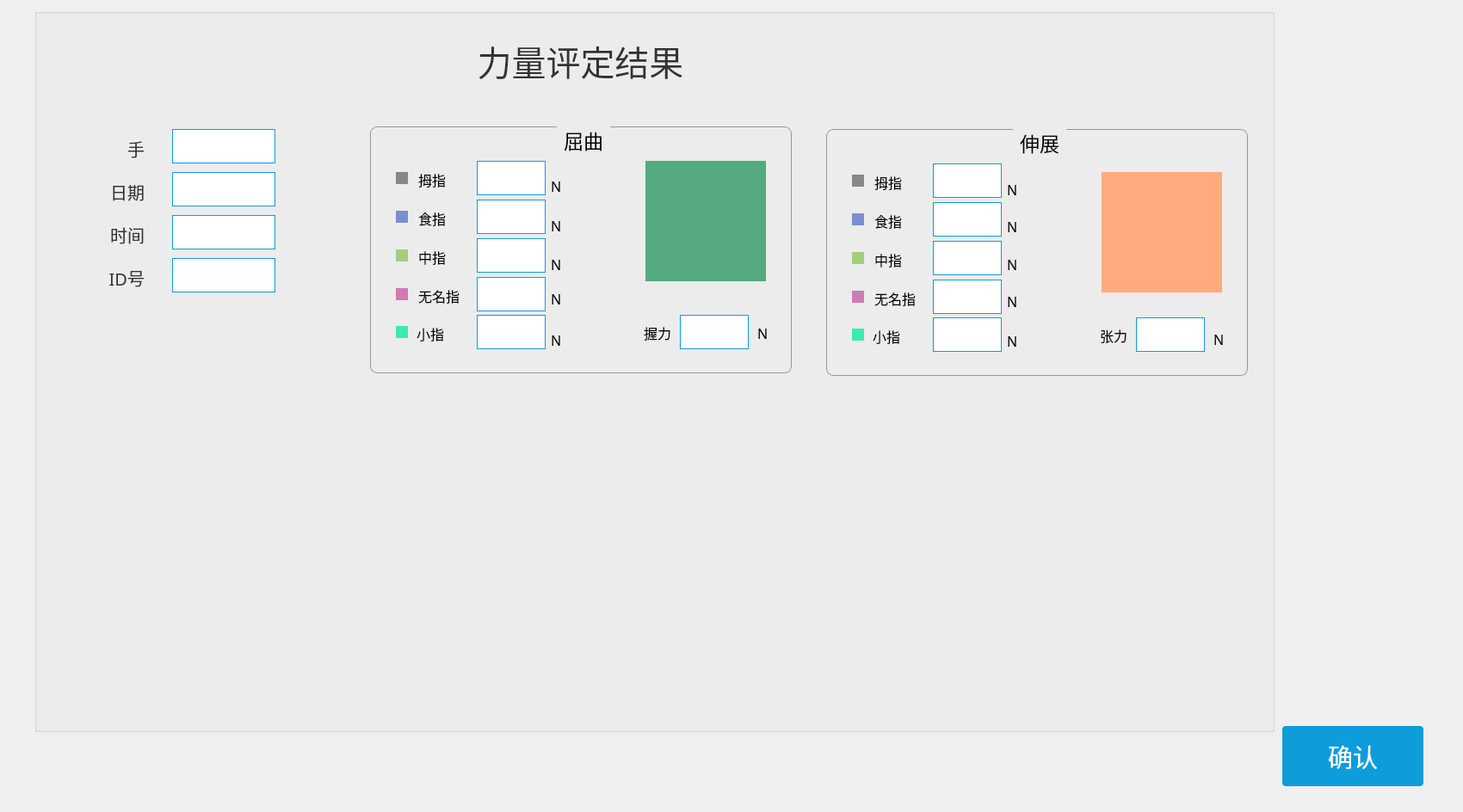
<?xml version="1.0" encoding="UTF-8"?>
<ui version="4.0">
 <class>StrengthEvaluationResult</class>
 <widget class="QWidget" name="StrengthEvaluationResult">
  <property name="geometry">
   <rect>
    <x>0</x>
    <y>0</y>
    <width>1700</width>
    <height>944</height>
   </rect>
  </property>
  <property name="windowTitle">
   <string>Form</string>
  </property>
  <widget class="QPushButton" name="finish_Btn">
   <property name="geometry">
    <rect>
     <x>1490</x>
     <y>844</y>
     <width>164</width>
     <height>70</height>
    </rect>
   </property>
   <property name="font">
    <font>
     <family>黑体</family>
     <pointsize>22</pointsize>
    </font>
   </property>
   <property name="styleSheet">
    <string notr="true">QPushButton{background: #0D9DDB;border-radius: 4px;color:white;}
QPushButton:hover{background: #1EAACF;border-radius: 4px;color:#333333;}</string>
   </property>
   <property name="text">
    <string>确认</string>
   </property>
  </widget>
  <widget class="QGroupBox" name="grab_GroupBox">
   <property name="geometry">
    <rect>
     <x>40</x>
     <y>10</y>
     <width>1441</width>
     <height>841</height>
    </rect>
   </property>
   <property name="title">
    <string/>
   </property>
   <widget class="QLabel" name="ID_Label">
    <property name="geometry">
     <rect>
      <x>160</x>
      <y>290</y>
      <width>120</width>
      <height>40</height>
     </rect>
    </property>
    <property name="font">
     <font>
      <family>黑体</family>
      <pointsize>17</pointsize>
     </font>
    </property>
    <property name="styleSheet">
     <string notr="true">background: #FFFFFF;
border: 1px solid #0D9DDB;</string>
    </property>
    <property name="text">
     <string/>
    </property>
   </widget>
   <widget class="QLabel" name="label_48">
    <property name="geometry">
     <rect>
      <x>50</x>
      <y>300</y>
      <width>78</width>
      <height>26</height>
     </rect>
    </property>
    <property name="font">
     <font>
      <family>黑体</family>
      <pointsize>15</pointsize>
     </font>
    </property>
    <property name="styleSheet">
     <string notr="true">color:#333333;</string>
    </property>
    <property name="text">
     <string>ID号</string>
    </property>
    <property name="alignment">
     <set>Qt::AlignRight|Qt::AlignTrailing|Qt::AlignVCenter</set>
    </property>
   </widget>
   <widget class="QLabel" name="label_49">
    <property name="geometry">
     <rect>
      <x>50</x>
      <y>250</y>
      <width>78</width>
      <height>26</height>
     </rect>
    </property>
    <property name="font">
     <font>
      <family>黑体</family>
      <pointsize>15</pointsize>
     </font>
    </property>
    <property name="styleSheet">
     <string notr="true">color:#333333;</string>
    </property>
    <property name="text">
     <string>时间</string>
    </property>
    <property name="alignment">
     <set>Qt::AlignRight|Qt::AlignTrailing|Qt::AlignVCenter</set>
    </property>
   </widget>
   <widget class="QLabel" name="time_Label">
    <property name="geometry">
     <rect>
      <x>160</x>
      <y>240</y>
      <width>120</width>
      <height>40</height>
     </rect>
    </property>
    <property name="font">
     <font>
      <family>黑体</family>
      <pointsize>17</pointsize>
     </font>
    </property>
    <property name="styleSheet">
     <string notr="true">background: #FFFFFF;
border: 1px solid #0D9DDB;</string>
    </property>
    <property name="text">
     <string/>
    </property>
   </widget>
   <widget class="QLabel" name="hand_Label">
    <property name="geometry">
     <rect>
      <x>160</x>
      <y>140</y>
      <width>120</width>
      <height>40</height>
     </rect>
    </property>
    <property name="font">
     <font>
      <family>黑体</family>
      <pointsize>17</pointsize>
     </font>
    </property>
    <property name="styleSheet">
     <string notr="true">background: #FFFFFF;
border: 1px solid #0D9DDB;</string>
    </property>
    <property name="text">
     <string/>
    </property>
   </widget>
   <widget class="QLabel" name="label_51">
    <property name="geometry">
     <rect>
      <x>50</x>
      <y>150</y>
      <width>78</width>
      <height>26</height>
     </rect>
    </property>
    <property name="font">
     <font>
      <family>黑体</family>
      <pointsize>15</pointsize>
     </font>
    </property>
    <property name="styleSheet">
     <string notr="true">color:#333333;</string>
    </property>
    <property name="text">
     <string>手</string>
    </property>
    <property name="alignment">
     <set>Qt::AlignRight|Qt::AlignTrailing|Qt::AlignVCenter</set>
    </property>
   </widget>
   <widget class="QLabel" name="label_50">
    <property name="geometry">
     <rect>
      <x>50</x>
      <y>200</y>
      <width>78</width>
      <height>26</height>
     </rect>
    </property>
    <property name="font">
     <font>
      <family>黑体</family>
      <pointsize>15</pointsize>
     </font>
    </property>
    <property name="styleSheet">
     <string notr="true">color:#333333;</string>
    </property>
    <property name="text">
     <string>日期</string>
    </property>
    <property name="alignment">
     <set>Qt::AlignRight|Qt::AlignTrailing|Qt::AlignVCenter</set>
    </property>
   </widget>
   <widget class="QLabel" name="date_Label">
    <property name="geometry">
     <rect>
      <x>160</x>
      <y>190</y>
      <width>120</width>
      <height>40</height>
     </rect>
    </property>
    <property name="font">
     <font>
      <family>黑体</family>
      <pointsize>17</pointsize>
     </font>
    </property>
    <property name="styleSheet">
     <string notr="true">background: #FFFFFF;
border: 1px solid #0D9DDB;</string>
    </property>
    <property name="text">
     <string/>
    </property>
   </widget>
   <widget class="QGroupBox" name="curvature_GroupBox">
    <property name="geometry">
     <rect>
      <x>390</x>
      <y>137</y>
      <width>490</width>
      <height>287</height>
     </rect>
    </property>
    <property name="font">
     <font>
      <family>黑体</family>
      <pointsize>17</pointsize>
     </font>
    </property>
    <property name="styleSheet">
     <string notr="true">#curvature_GroupBox{border-radius: 8px;
border: 1px solid #979797;
margin-top:4ex;}
#curvature_GroupBox::title{subcontrol-origin:margin;
subcontrol-position:top center;
padding:0 5px;}</string>
    </property>
    <property name="title">
     <string>屈曲</string>
    </property>
    <widget class="QLabel" name="label_2">
     <property name="geometry">
      <rect>
       <x>30</x>
       <y>53</y>
       <width>14</width>
       <height>14</height>
      </rect>
     </property>
     <property name="styleSheet">
      <string notr="true">background: #888888;</string>
     </property>
     <property name="text">
      <string/>
     </property>
    </widget>
    <widget class="QLabel" name="label_3">
     <property name="geometry">
      <rect>
       <x>56</x>
       <y>52</y>
       <width>61</width>
       <height>20</height>
      </rect>
     </property>
     <property name="font">
      <font>
       <family>黑体</family>
       <pointsize>12</pointsize>
      </font>
     </property>
     <property name="text">
      <string>拇指</string>
     </property>
    </widget>
    <widget class="QLabel" name="thumbQ_Label">
     <property name="geometry">
      <rect>
       <x>124</x>
       <y>40</y>
       <width>80</width>
       <height>40</height>
      </rect>
     </property>
     <property name="font">
      <font>
       <family>黑体</family>
       <pointsize>17</pointsize>
      </font>
     </property>
     <property name="styleSheet">
      <string notr="true">background: #FFFFFF;
border: 1px solid #0D9DDB;</string>
     </property>
     <property name="text">
      <string/>
     </property>
    </widget>
    <widget class="QLabel" name="label_4">
     <property name="geometry">
      <rect>
       <x>210</x>
       <y>59</y>
       <width>21</width>
       <height>21</height>
      </rect>
     </property>
     <property name="font">
      <font>
       <family>黑体</family>
       <pointsize>12</pointsize>
      </font>
     </property>
     <property name="text">
      <string>N</string>
     </property>
    </widget>
    <widget class="QLabel" name="forefingerQ_Label">
     <property name="geometry">
      <rect>
       <x>124</x>
       <y>85</y>
       <width>80</width>
       <height>40</height>
      </rect>
     </property>
     <property name="font">
      <font>
       <family>黑体</family>
       <pointsize>17</pointsize>
      </font>
     </property>
     <property name="styleSheet">
      <string notr="true">background: #FFFFFF;
border: 1px solid #0D9DDB;</string>
     </property>
     <property name="text">
      <string/>
     </property>
    </widget>
    <widget class="QLabel" name="label_6">
     <property name="geometry">
      <rect>
       <x>56</x>
       <y>97</y>
       <width>61</width>
       <height>20</height>
      </rect>
     </property>
     <property name="font">
      <font>
       <family>黑体</family>
       <pointsize>12</pointsize>
      </font>
     </property>
     <property name="text">
      <string>食指</string>
     </property>
    </widget>
    <widget class="QLabel" name="label_7">
     <property name="geometry">
      <rect>
       <x>210</x>
       <y>105</y>
       <width>21</width>
       <height>21</height>
      </rect>
     </property>
     <property name="font">
      <font>
       <family>黑体</family>
       <pointsize>12</pointsize>
      </font>
     </property>
     <property name="text">
      <string>N</string>
     </property>
    </widget>
    <widget class="QLabel" name="label_8">
     <property name="geometry">
      <rect>
       <x>30</x>
       <y>98</y>
       <width>14</width>
       <height>14</height>
      </rect>
     </property>
     <property name="styleSheet">
      <string notr="true">background: #7A8FD0;</string>
     </property>
     <property name="text">
      <string/>
     </property>
    </widget>
    <widget class="QLabel" name="middleFingerQ_Label">
     <property name="geometry">
      <rect>
       <x>124</x>
       <y>130</y>
       <width>80</width>
       <height>40</height>
      </rect>
     </property>
     <property name="font">
      <font>
       <family>黑体</family>
       <pointsize>17</pointsize>
      </font>
     </property>
     <property name="styleSheet">
      <string notr="true">background: #FFFFFF;
border: 1px solid #0D9DDB;</string>
     </property>
     <property name="text">
      <string/>
     </property>
    </widget>
    <widget class="QLabel" name="label_10">
     <property name="geometry">
      <rect>
       <x>56</x>
       <y>142</y>
       <width>61</width>
       <height>20</height>
      </rect>
     </property>
     <property name="font">
      <font>
       <family>黑体</family>
       <pointsize>12</pointsize>
      </font>
     </property>
     <property name="text">
      <string>中指</string>
     </property>
    </widget>
    <widget class="QLabel" name="label_11">
     <property name="geometry">
      <rect>
       <x>210</x>
       <y>150</y>
       <width>21</width>
       <height>21</height>
      </rect>
     </property>
     <property name="font">
      <font>
       <family>黑体</family>
       <pointsize>12</pointsize>
      </font>
     </property>
     <property name="text">
      <string>N</string>
     </property>
    </widget>
    <widget class="QLabel" name="label_12">
     <property name="geometry">
      <rect>
       <x>30</x>
       <y>143</y>
       <width>14</width>
       <height>14</height>
      </rect>
     </property>
     <property name="styleSheet">
      <string notr="true">background: #A2D07A;</string>
     </property>
     <property name="text">
      <string/>
     </property>
    </widget>
    <widget class="QLabel" name="ringFingerQ_Label">
     <property name="geometry">
      <rect>
       <x>124</x>
       <y>175</y>
       <width>80</width>
       <height>40</height>
      </rect>
     </property>
     <property name="font">
      <font>
       <family>黑体</family>
       <pointsize>17</pointsize>
      </font>
     </property>
     <property name="styleSheet">
      <string notr="true">background: #FFFFFF;
border: 1px solid #0D9DDB;</string>
     </property>
     <property name="text">
      <string/>
     </property>
    </widget>
    <widget class="QLabel" name="label_14">
     <property name="geometry">
      <rect>
       <x>56</x>
       <y>187</y>
       <width>60</width>
       <height>20</height>
      </rect>
     </property>
     <property name="font">
      <font>
       <family>黑体</family>
       <pointsize>12</pointsize>
      </font>
     </property>
     <property name="text">
      <string>无名指</string>
     </property>
    </widget>
    <widget class="QLabel" name="label_15">
     <property name="geometry">
      <rect>
       <x>210</x>
       <y>190</y>
       <width>21</width>
       <height>21</height>
      </rect>
     </property>
     <property name="font">
      <font>
       <family>黑体</family>
       <pointsize>12</pointsize>
      </font>
     </property>
     <property name="text">
      <string>N</string>
     </property>
    </widget>
    <widget class="QLabel" name="label_16">
     <property name="geometry">
      <rect>
       <x>30</x>
       <y>188</y>
       <width>14</width>
       <height>14</height>
      </rect>
     </property>
     <property name="styleSheet">
      <string notr="true">background: #D07AB6;</string>
     </property>
     <property name="text">
      <string/>
     </property>
    </widget>
    <widget class="QLabel" name="littleFingerQ_Label">
     <property name="geometry">
      <rect>
       <x>124</x>
       <y>219</y>
       <width>80</width>
       <height>40</height>
      </rect>
     </property>
     <property name="font">
      <font>
       <family>黑体</family>
       <pointsize>17</pointsize>
      </font>
     </property>
     <property name="styleSheet">
      <string notr="true">background: #FFFFFF;
border: 1px solid #0D9DDB;</string>
     </property>
     <property name="text">
      <string/>
     </property>
    </widget>
    <widget class="QLabel" name="label_18">
     <property name="geometry">
      <rect>
       <x>54</x>
       <y>231</y>
       <width>61</width>
       <height>20</height>
      </rect>
     </property>
     <property name="font">
      <font>
       <family>黑体</family>
       <pointsize>12</pointsize>
      </font>
     </property>
     <property name="text">
      <string>小指</string>
     </property>
    </widget>
    <widget class="QLabel" name="label_19">
     <property name="geometry">
      <rect>
       <x>210</x>
       <y>238</y>
       <width>21</width>
       <height>21</height>
      </rect>
     </property>
     <property name="font">
      <font>
       <family>黑体</family>
       <pointsize>12</pointsize>
      </font>
     </property>
     <property name="text">
      <string>N</string>
     </property>
    </widget>
    <widget class="QLabel" name="label_20">
     <property name="geometry">
      <rect>
       <x>30</x>
       <y>232</y>
       <width>14</width>
       <height>14</height>
      </rect>
     </property>
     <property name="styleSheet">
      <string notr="true">background: #38EBB3;</string>
     </property>
     <property name="text">
      <string/>
     </property>
    </widget>
    <widget class="QLabel" name="grip_Label">
     <property name="geometry">
      <rect>
       <x>360</x>
       <y>219</y>
       <width>80</width>
       <height>40</height>
      </rect>
     </property>
     <property name="font">
      <font>
       <family>黑体</family>
       <pointsize>17</pointsize>
      </font>
     </property>
     <property name="styleSheet">
      <string notr="true">background: #FFFFFF;
border: 1px solid #0D9DDB;</string>
     </property>
     <property name="text">
      <string/>
     </property>
    </widget>
    <widget class="QLabel" name="label_22">
     <property name="geometry">
      <rect>
       <x>279</x>
       <y>230</y>
       <width>71</width>
       <height>20</height>
      </rect>
     </property>
     <property name="font">
      <font>
       <family>黑体</family>
       <pointsize>12</pointsize>
      </font>
     </property>
     <property name="text">
      <string>握力</string>
     </property>
     <property name="alignment">
      <set>Qt::AlignRight|Qt::AlignTrailing|Qt::AlignVCenter</set>
     </property>
    </widget>
    <widget class="QLabel" name="label_23">
     <property name="geometry">
      <rect>
       <x>450</x>
       <y>230</y>
       <width>21</width>
       <height>21</height>
      </rect>
     </property>
     <property name="font">
      <font>
       <family>黑体</family>
       <pointsize>12</pointsize>
      </font>
     </property>
     <property name="text">
      <string>N</string>
     </property>
    </widget>
    <widget class="QLabel" name="gripResult_Label">
     <property name="geometry">
      <rect>
       <x>320</x>
       <y>40</y>
       <width>140</width>
       <height>140</height>
      </rect>
     </property>
     <property name="styleSheet">
      <string notr="true">background-color: rgb(85, 170, 127);</string>
     </property>
     <property name="text">
      <string/>
     </property>
    </widget>
   </widget>
   <widget class="QGroupBox" name="stretch_GroupBox">
    <property name="geometry">
     <rect>
      <x>920</x>
      <y>140</y>
      <width>490</width>
      <height>287</height>
     </rect>
    </property>
    <property name="font">
     <font>
      <family>黑体</family>
      <pointsize>17</pointsize>
     </font>
    </property>
    <property name="styleSheet">
     <string notr="true">#stretch_GroupBox{border-radius: 8px;
border: 1px solid #979797;
margin-top:4ex;}
#stretch_GroupBox::title{subcontrol-origin:margin;
subcontrol-position:top center;
padding:0 5px;}</string>
    </property>
    <property name="title">
     <string>伸展</string>
    </property>
    <widget class="QLabel" name="label_24">
     <property name="geometry">
      <rect>
       <x>30</x>
       <y>53</y>
       <width>14</width>
       <height>14</height>
      </rect>
     </property>
     <property name="styleSheet">
      <string notr="true">background: #888888;</string>
     </property>
     <property name="text">
      <string/>
     </property>
    </widget>
    <widget class="QLabel" name="label_25">
     <property name="geometry">
      <rect>
       <x>56</x>
       <y>52</y>
       <width>61</width>
       <height>20</height>
      </rect>
     </property>
     <property name="font">
      <font>
       <family>黑体</family>
       <pointsize>12</pointsize>
      </font>
     </property>
     <property name="text">
      <string>拇指</string>
     </property>
    </widget>
    <widget class="QLabel" name="thumbS_Label">
     <property name="geometry">
      <rect>
       <x>124</x>
       <y>40</y>
       <width>80</width>
       <height>40</height>
      </rect>
     </property>
     <property name="font">
      <font>
       <family>黑体</family>
       <pointsize>17</pointsize>
      </font>
     </property>
     <property name="styleSheet">
      <string notr="true">background: #FFFFFF;
border: 1px solid #0D9DDB;</string>
     </property>
     <property name="text">
      <string/>
     </property>
    </widget>
    <widget class="QLabel" name="label_27">
     <property name="geometry">
      <rect>
       <x>210</x>
       <y>60</y>
       <width>21</width>
       <height>21</height>
      </rect>
     </property>
     <property name="font">
      <font>
       <family>黑体</family>
       <pointsize>12</pointsize>
      </font>
     </property>
     <property name="text">
      <string>N</string>
     </property>
    </widget>
    <widget class="QLabel" name="forefingerS_Label">
     <property name="geometry">
      <rect>
       <x>124</x>
       <y>85</y>
       <width>80</width>
       <height>40</height>
      </rect>
     </property>
     <property name="font">
      <font>
       <family>黑体</family>
       <pointsize>17</pointsize>
      </font>
     </property>
     <property name="styleSheet">
      <string notr="true">background: #FFFFFF;
border: 1px solid #0D9DDB;</string>
     </property>
     <property name="text">
      <string/>
     </property>
    </widget>
    <widget class="QLabel" name="label_29">
     <property name="geometry">
      <rect>
       <x>56</x>
       <y>97</y>
       <width>61</width>
       <height>20</height>
      </rect>
     </property>
     <property name="font">
      <font>
       <family>黑体</family>
       <pointsize>12</pointsize>
      </font>
     </property>
     <property name="text">
      <string>食指</string>
     </property>
    </widget>
    <widget class="QLabel" name="label_30">
     <property name="geometry">
      <rect>
       <x>210</x>
       <y>103</y>
       <width>21</width>
       <height>21</height>
      </rect>
     </property>
     <property name="font">
      <font>
       <family>黑体</family>
       <pointsize>12</pointsize>
      </font>
     </property>
     <property name="text">
      <string>N</string>
     </property>
    </widget>
    <widget class="QLabel" name="label_31">
     <property name="geometry">
      <rect>
       <x>30</x>
       <y>98</y>
       <width>14</width>
       <height>14</height>
      </rect>
     </property>
     <property name="styleSheet">
      <string notr="true">background: #7A8FD0;</string>
     </property>
     <property name="text">
      <string/>
     </property>
    </widget>
    <widget class="QLabel" name="middleFingerS_Label">
     <property name="geometry">
      <rect>
       <x>124</x>
       <y>130</y>
       <width>80</width>
       <height>40</height>
      </rect>
     </property>
     <property name="font">
      <font>
       <family>黑体</family>
       <pointsize>17</pointsize>
      </font>
     </property>
     <property name="styleSheet">
      <string notr="true">background: #FFFFFF;
border: 1px solid #0D9DDB;</string>
     </property>
     <property name="text">
      <string/>
     </property>
    </widget>
    <widget class="QLabel" name="label_33">
     <property name="geometry">
      <rect>
       <x>56</x>
       <y>142</y>
       <width>61</width>
       <height>20</height>
      </rect>
     </property>
     <property name="font">
      <font>
       <family>黑体</family>
       <pointsize>12</pointsize>
      </font>
     </property>
     <property name="text">
      <string>中指</string>
     </property>
    </widget>
    <widget class="QLabel" name="label_34">
     <property name="geometry">
      <rect>
       <x>210</x>
       <y>147</y>
       <width>21</width>
       <height>21</height>
      </rect>
     </property>
     <property name="font">
      <font>
       <family>黑体</family>
       <pointsize>12</pointsize>
      </font>
     </property>
     <property name="text">
      <string>N</string>
     </property>
    </widget>
    <widget class="QLabel" name="label_35">
     <property name="geometry">
      <rect>
       <x>30</x>
       <y>143</y>
       <width>14</width>
       <height>14</height>
      </rect>
     </property>
     <property name="styleSheet">
      <string notr="true">background: #A2D07A;</string>
     </property>
     <property name="text">
      <string/>
     </property>
    </widget>
    <widget class="QLabel" name="ringFingerS_Label">
     <property name="geometry">
      <rect>
       <x>124</x>
       <y>175</y>
       <width>80</width>
       <height>40</height>
      </rect>
     </property>
     <property name="font">
      <font>
       <family>黑体</family>
       <pointsize>17</pointsize>
      </font>
     </property>
     <property name="styleSheet">
      <string notr="true">background: #FFFFFF;
border: 1px solid #0D9DDB;</string>
     </property>
     <property name="text">
      <string/>
     </property>
    </widget>
    <widget class="QLabel" name="label_37">
     <property name="geometry">
      <rect>
       <x>56</x>
       <y>187</y>
       <width>60</width>
       <height>20</height>
      </rect>
     </property>
     <property name="font">
      <font>
       <family>黑体</family>
       <pointsize>12</pointsize>
      </font>
     </property>
     <property name="text">
      <string>无名指</string>
     </property>
    </widget>
    <widget class="QLabel" name="label_38">
     <property name="geometry">
      <rect>
       <x>210</x>
       <y>190</y>
       <width>21</width>
       <height>21</height>
      </rect>
     </property>
     <property name="font">
      <font>
       <family>黑体</family>
       <pointsize>12</pointsize>
      </font>
     </property>
     <property name="text">
      <string>N</string>
     </property>
    </widget>
    <widget class="QLabel" name="label_39">
     <property name="geometry">
      <rect>
       <x>30</x>
       <y>188</y>
       <width>14</width>
       <height>14</height>
      </rect>
     </property>
     <property name="styleSheet">
      <string notr="true">background: #D07AB6;</string>
     </property>
     <property name="text">
      <string/>
     </property>
    </widget>
    <widget class="QLabel" name="littleFingerS_Label">
     <property name="geometry">
      <rect>
       <x>124</x>
       <y>219</y>
       <width>80</width>
       <height>40</height>
      </rect>
     </property>
     <property name="font">
      <font>
       <family>黑体</family>
       <pointsize>17</pointsize>
      </font>
     </property>
     <property name="styleSheet">
      <string notr="true">background: #FFFFFF;
border: 1px solid #0D9DDB;</string>
     </property>
     <property name="text">
      <string/>
     </property>
    </widget>
    <widget class="QLabel" name="label_41">
     <property name="geometry">
      <rect>
       <x>54</x>
       <y>231</y>
       <width>61</width>
       <height>20</height>
      </rect>
     </property>
     <property name="font">
      <font>
       <family>黑体</family>
       <pointsize>12</pointsize>
      </font>
     </property>
     <property name="text">
      <string>小指</string>
     </property>
    </widget>
    <widget class="QLabel" name="label_42">
     <property name="geometry">
      <rect>
       <x>210</x>
       <y>236</y>
       <width>21</width>
       <height>21</height>
      </rect>
     </property>
     <property name="font">
      <font>
       <family>黑体</family>
       <pointsize>12</pointsize>
      </font>
     </property>
     <property name="text">
      <string>N</string>
     </property>
    </widget>
    <widget class="QLabel" name="label_43">
     <property name="geometry">
      <rect>
       <x>30</x>
       <y>232</y>
       <width>14</width>
       <height>14</height>
      </rect>
     </property>
     <property name="styleSheet">
      <string notr="true">background: #38EBB3;</string>
     </property>
     <property name="text">
      <string/>
     </property>
    </widget>
    <widget class="QLabel" name="tension_Label">
     <property name="geometry">
      <rect>
       <x>360</x>
       <y>219</y>
       <width>80</width>
       <height>40</height>
      </rect>
     </property>
     <property name="font">
      <font>
       <family>黑体</family>
       <pointsize>17</pointsize>
      </font>
     </property>
     <property name="styleSheet">
      <string notr="true">background: #FFFFFF;
border: 1px solid #0D9DDB;</string>
     </property>
     <property name="text">
      <string/>
     </property>
    </widget>
    <widget class="QLabel" name="label_45">
     <property name="geometry">
      <rect>
       <x>279</x>
       <y>230</y>
       <width>71</width>
       <height>20</height>
      </rect>
     </property>
     <property name="font">
      <font>
       <family>黑体</family>
       <pointsize>12</pointsize>
      </font>
     </property>
     <property name="text">
      <string>张力</string>
     </property>
     <property name="alignment">
      <set>Qt::AlignRight|Qt::AlignTrailing|Qt::AlignVCenter</set>
     </property>
    </widget>
    <widget class="QLabel" name="label_46">
     <property name="geometry">
      <rect>
       <x>450</x>
       <y>234</y>
       <width>21</width>
       <height>21</height>
      </rect>
     </property>
     <property name="font">
      <font>
       <family>黑体</family>
       <pointsize>12</pointsize>
      </font>
     </property>
     <property name="text">
      <string>N</string>
     </property>
    </widget>
    <widget class="QLabel" name="tensionResult_Label">
     <property name="geometry">
      <rect>
       <x>320</x>
       <y>50</y>
       <width>140</width>
       <height>140</height>
      </rect>
     </property>
     <property name="styleSheet">
      <string notr="true">background-color: rgb(255, 170, 127);</string>
     </property>
     <property name="text">
      <string/>
     </property>
    </widget>
   </widget>
   <widget class="QLabel" name="label">
    <property name="geometry">
     <rect>
      <x>339</x>
      <y>30</y>
      <width>591</width>
      <height>60</height>
     </rect>
    </property>
    <property name="font">
     <font>
      <family>黑体</family>
      <pointsize>30</pointsize>
     </font>
    </property>
    <property name="styleSheet">
     <string notr="true">color:#333333;</string>
    </property>
    <property name="text">
     <string>力量评定结果</string>
    </property>
    <property name="alignment">
     <set>Qt::AlignCenter</set>
    </property>
   </widget>
   <widget class="QLabel" name="label_13">
    <property name="geometry">
     <rect>
      <x>1160</x>
      <y>490</y>
      <width>174</width>
      <height>61</height>
     </rect>
    </property>
    <property name="styleSheet">
     <string notr="true">border-image: url(:/new/prefix1/source/evalution/tips1.png);</string>
    </property>
    <property name="text">
     <string/>
    </property>
   </widget>
   <widget class="LineChart" name="lineChart_Widget" native="true">
    <property name="geometry">
     <rect>
      <x>40</x>
      <y>490</y>
      <width>1100</width>
      <height>330</height>
     </rect>
    </property>
   </widget>
  </widget>
  <zorder>grab_GroupBox</zorder>
  <zorder>finish_Btn</zorder>
 </widget>
 <customwidgets>
  <customwidget>
   <class>LineChart</class>
   <extends>QWidget</extends>
   <header>linechart.h</header>
   <container>1</container>
  </customwidget>
 </customwidgets>
 <resources/>
 <connections/>
</ui>
